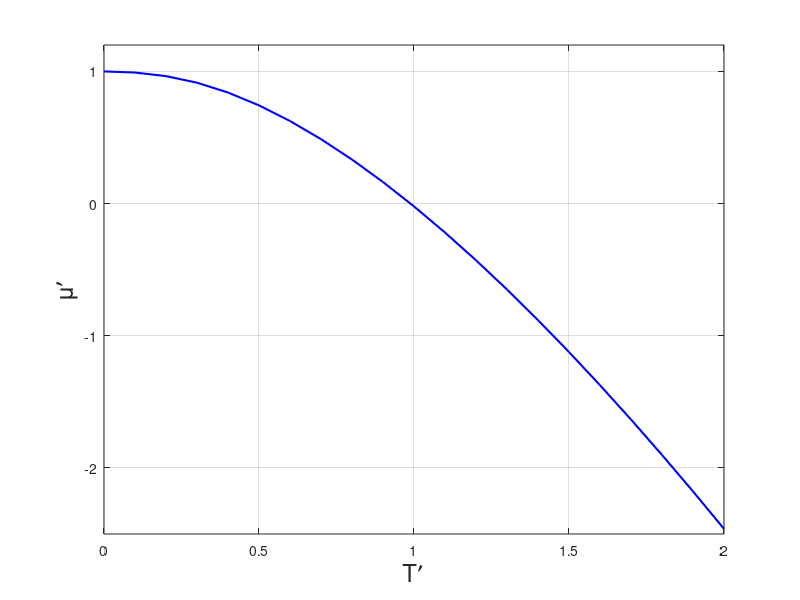

Write the MATLAB code that produced this figure.
clear;

T_t = linspace(0.0, 2.0, 21); mu_t = zeros(1,length(T_t));

N = 5000;
x_max = 20;
mu_try = 1.0;
mu_t(1) = mu_try; % We know that mu_tilde is 1 when T=0

function integral = calculate_integral(mu, T, x_max, N)
  x = linspace(0,x_max,N+1);
  a = sqrt(x);
  b = 1 + exp((x-mu)/T);
  y = a./b;
  delta = x_max/N;
  integral = sum(y(2:end));
  integral = integral + (0.5*y(1));
  integral = integral*delta;
end

for k=2:length(T_t)
  increment = 0.5;
  for attempt = 1:30
    % How far is the current estimate from the answer?
    difference = (2/3) - calculate_integral(mu_try, T_t(k), x_max, N);
    if (abs(difference) < 1.0e-5)
      mu_t(k) = mu_try;
      break;
    end
    % Simple binary search algorithm to converge on the answer
    increment = increment / 2;
    if(difference < 0 )
      mu_try = mu_try - increment;
    else
      mu_try = mu_try + increment;
    end
  end
 end

figure;
set(0, 'defaultlinelinewidth', 1.5);
plot(T_t, mu_t, '-b');
axis ([0 2 -2.5 1.2]);
xlabel ('{\fontsize{24}T\prime}');
ylabel ('{\fontsize{24}\mu\prime}');
grid on;


filename = 'chemical_potential_vs_temperature.dat';
fid = fopen (filename, 'w');
for k=1:length(T_t)
  fprintf (fid, '%f    %f\n',T_t(k), mu_t(k));
end
fclose (fid);





%print -dpng chemical_potential_vs_temperature.png
